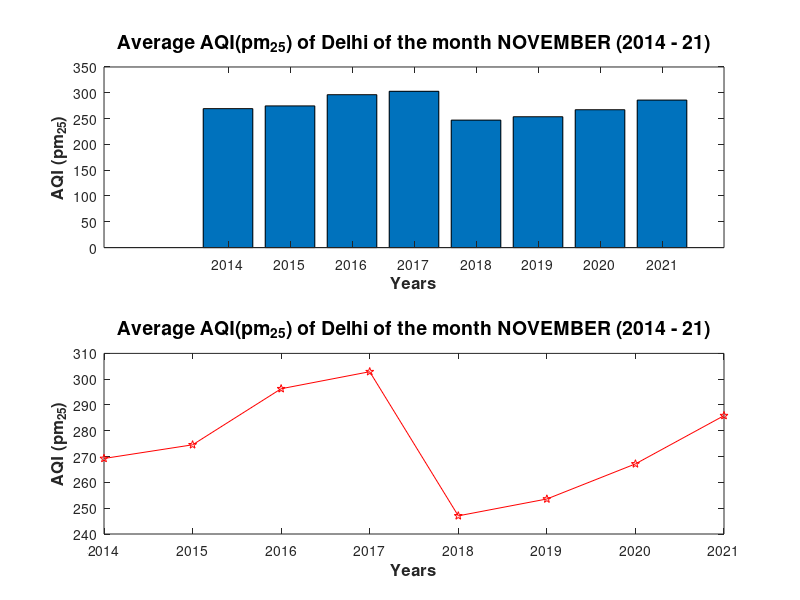

The MATLAB script that drew this image:
% Data from : https://aqicn.org/data-platform/register



x = 2014:2021;
y = [269.27 274.57 296.3 302.9 247.04 253.57 267.17 285.87];

subplot(2,1,1);
bar(x,y);
xlabel("Years",'FontWeight','bold',"FontSize",12);
ylabel("AQI (pm_{25})",'FontWeight','bold',"FontSize",12);
title("Average AQI(pm_{25}) of Delhi of the month NOVEMBER (2014 - 21)","FontSize",14);

subplot(2,1,2);
plot(x,y,'-rp');
xlabel("Years",'FontWeight','bold',"FontSize",12);
ylabel("AQI (pm_{25})",'FontWeight','bold',"FontSize",12);
title("Average AQI(pm_{25}) of Delhi of the month NOVEMBER (2014 - 21)","FontSize",14);